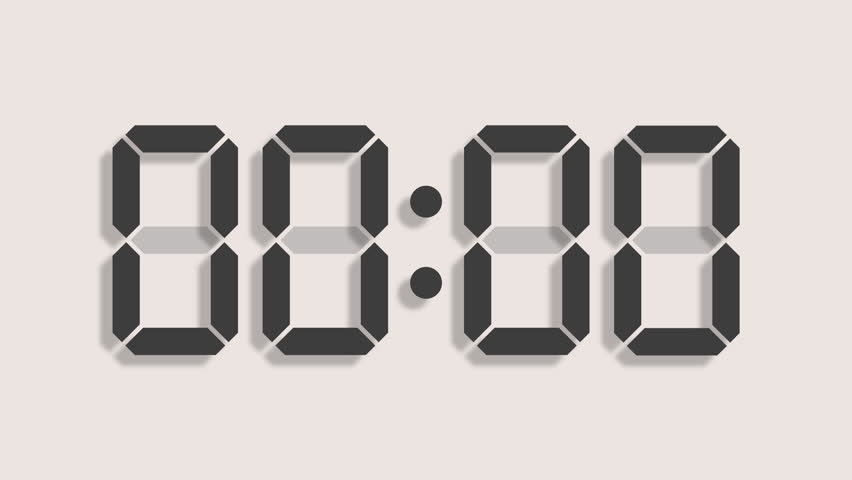
#> input picture PYT_DOC/images/2.jpg, 852 x 480 px, given in place of tac_3.jpg, which was not available
$ python Match_Shapes.py
#> lines starting #> are read from the running program, lines starting #| are printed output that depends on the picture; after the words box and inside, x2 and y2 are one past the last pixel; in counts of white or black regions, pixels touching at a corner belong together; pictures that were not available may be replaced by others from this repository, and a replacement may not be noted
import cv2
import numpy as np

img1 = cv2.imread('image/tac_3.jpg',0)
#> img1: shape (480, 852); min 35, max 252, mean 201.8
img2 = cv2.imread('image/1.jpg',0)
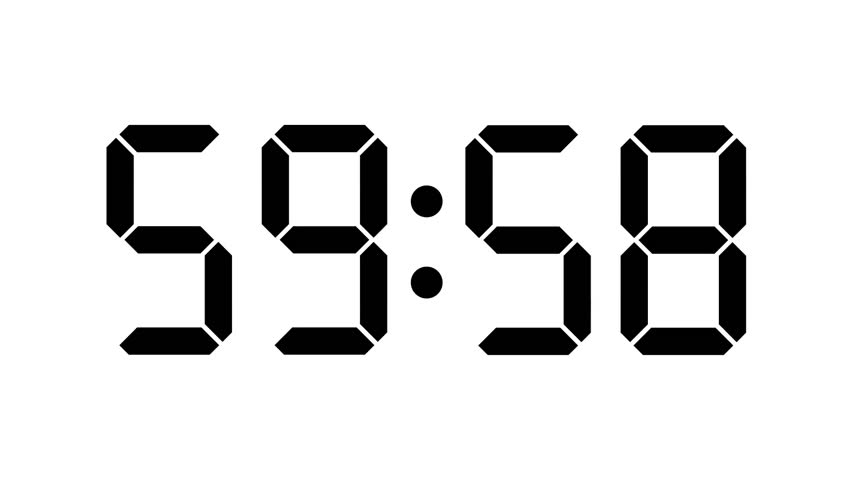
#> input picture PYT_DOC/images/1.jpg, 852 x 480 px, found by its file name
#> img2 is the input picture: shape (480, 852); min 0, max 255, mean 221.3

ret, thresh = cv2.threshold(img1, 127, 255,0)
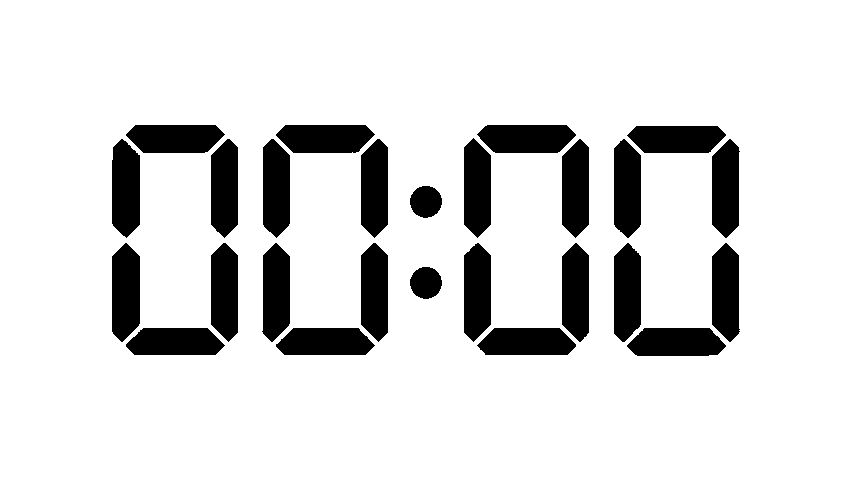
#> thresh: shape (480, 852); 86% white; 26 black regions, largest, box (x1, y1, x2, y2) and area: (112, 243, 140, 342) 2390, (112, 139, 140, 238) 2386, (627, 328, 726, 356) 2372
ret, thresh2 = cv2.threshold(img2, 127, 255,0)
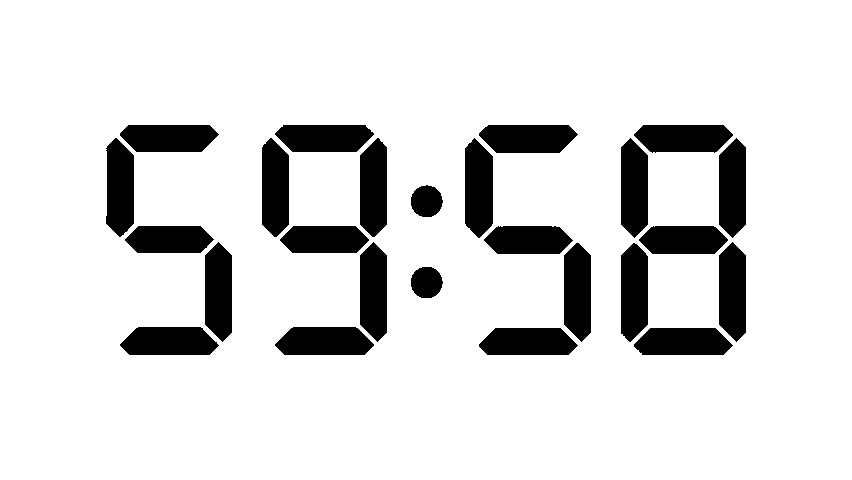
#> thresh2: shape (480, 852); 86.8% white; 25 black regions, largest, box (x1, y1, x2, y2) and area: (465, 138, 493, 238) 2394, (275, 327, 374, 355) 2374, (479, 125, 578, 153) 2365
#> (the run stopped early here; a loop or call above may not have finished)
